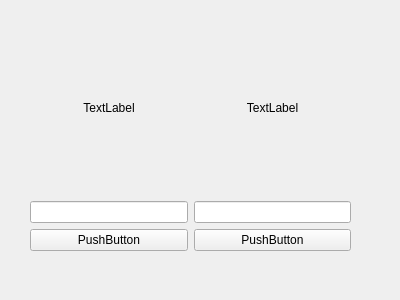
<?xml version="1.0" encoding="UTF-8"?>
<ui version="4.0">
 <class>Form</class>
 <widget class="QWidget" name="Form">
  <property name="geometry">
   <rect>
    <x>0</x>
    <y>0</y>
    <width>400</width>
    <height>300</height>
   </rect>
  </property>
  <property name="windowTitle">
   <string>Form</string>
  </property>
  <widget class="QWidget" name="gridLayoutWidget">
   <property name="geometry">
    <rect>
     <x>30</x>
     <y>20</y>
     <width>321</width>
     <height>231</height>
    </rect>
   </property>
   <layout class="QGridLayout" name="gridLayout">
    <item row="1" column="0">
     <widget class="QLineEdit" name="lineEdit"/>
    </item>
    <item row="2" column="1">
     <widget class="QPushButton" name="pushButton_2">
      <property name="text">
       <string>PushButton</string>
      </property>
     </widget>
    </item>
    <item row="2" column="0">
     <widget class="QPushButton" name="pushButton">
      <property name="text">
       <string>PushButton</string>
      </property>
     </widget>
    </item>
    <item row="1" column="1">
     <widget class="QLineEdit" name="lineEdit_2"/>
    </item>
    <item row="0" column="0">
     <widget class="QLabel" name="label">
      <property name="sizePolicy">
       <sizepolicy hsizetype="Minimum" vsizetype="Preferred">
        <horstretch>0</horstretch>
        <verstretch>0</verstretch>
       </sizepolicy>
      </property>
      <property name="text">
       <string>TextLabel</string>
      </property>
      <property name="alignment">
       <set>Qt::AlignCenter</set>
      </property>
     </widget>
    </item>
    <item row="0" column="1">
     <widget class="QLabel" name="label_2">
      <property name="text">
       <string>TextLabel</string>
      </property>
      <property name="alignment">
       <set>Qt::AlignCenter</set>
      </property>
     </widget>
    </item>
   </layout>
  </widget>
 </widget>
 <resources/>
 <connections/>
</ui>
